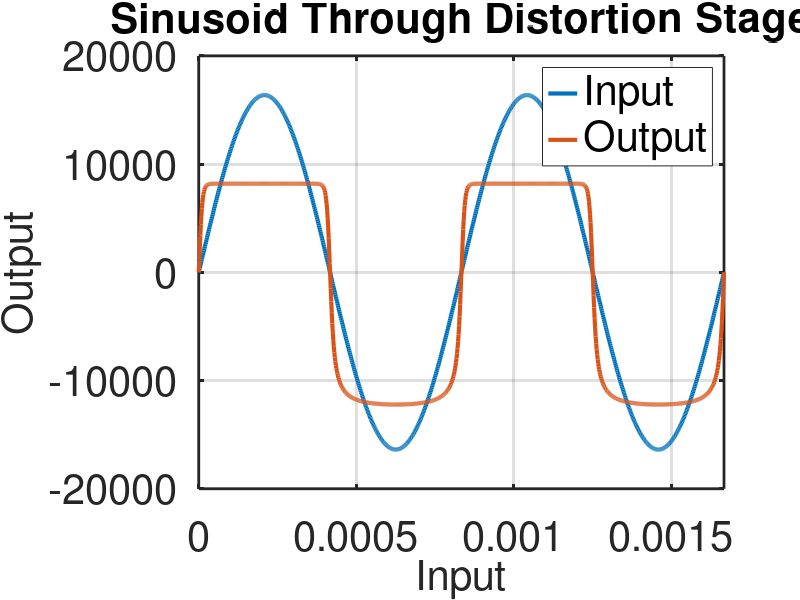
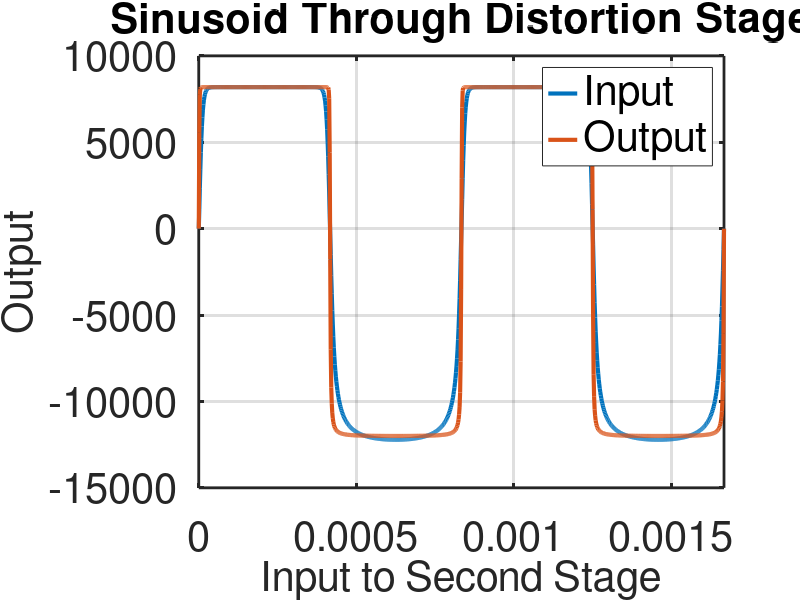

Source code (MATLAB) for these figures, in order: (Note: this script raises an error after producing the figures.)
%%%%%%%%%%%%%%%%%%%%%%%%%%%%%%%%%%%%%%
% Authors: Dustin
% Course: EGR 423
% Instructor: Prof. Bruce Dunne
% Date: Apr. 2024
% File written for and run in Octave software
%
% This file is to generate plots showing our waveshaping distortion method against
% a simple sinusoidal input
%%%%%%%%%%%%%%%%%%%%%%%%%%%%%%%%%%%%%%

x = linspace(0, 4*pi, 1024);

% luts are the positive half of trig functions
atanLut = atan(x);
tanhLut = tanh(x);

% generate input sequence at max range of zoom board
f = 1.2e3;
t = linspace(0, 2/f, 1024);
input = 16384*sin(2*pi*f*t);
out = zeros(1, 1024);
out2 = zeros(1, 1024);

% test the lut - use the input divided by 32 (for a max of 1024) to
% select the index of the lut. Scale this value by some desired max amplitude
for i = 1 : 1024
  if(input(i) < 0)
    s = -1;
  else
    s = 1;
  endif
  if(input(i) == 0 )
    out(i) = 0;
  elseif(input(i) < 0 )
    out(i) = s*8192*atanLut(abs(floor(input(i) / 16)));
  else
    out(i) = s*8192*tanhLut(abs(floor(input(i) / 16)));
  endif

endfor

figure(1)

plot(t, input, "linewidth",3);
hold on;
plot(t, out, "linewidth",3);
grid on;
hold off;
set(gca, "linewidth", 2, "fontsize", 30);
legend('Input', 'Output', "fontsize", 30);
title('Sinusoid Through Distortion Stage',"fontsize", 30);
ylabel('Output',  "fontsize", 30);
xlabel('Input',  "fontsize", 30);
xlim([0 2/f]);


figure(2)
for i = 1 : 1024
  if(out(i) < 0)
    s = -1;
  else
    s = 1;
  endif
  if(out(i) == 0 )
    out2(i) = 0;
  elseif(out(i) < 0 )
    out2(i) = s*8192*atanLut(abs(floor(out(i) / 16)));
  else
    out2(i) = s*8192*tanhLut(abs(floor(out(i) / 16)));
  endif

endfor

plot(t, out, "linewidth",3);
hold on;
plot(t, out2, "linewidth",3);
grid on;
hold off;
set(gca, "linewidth", 2, "fontsize", 30);
legend('Input', 'Output', "fontsize", 30);
title('Sinusoid Through Distortion Stage',"fontsize", 30);
ylabel('Output',  "fontsize", 30);
xlabel('Input to Second Stage',  "fontsize", 30);
xlim([0 2/f]);


%%%%%%%%%%%%%%%%%%%%%%%
% use LUT to distort the guitar signal

in = audioread('guitar.wav');
% convert to mono
in = in(:, 1);

% normalize input to 32768
scale = 32768;
inn = scale * (in / max(abs(in)));

len = length(in);
out = zeros( 1, len);

% apply pre-amp gain - this increases distortion
gain = 10;
inn = gain * inn;
if(0)
for i = 1 : len

  lutindx = floor(abs(inn(i))/32);
  if( lutindx > 1024 )
    lutindx = 1024;
  endif

  if(inn(i) < 0)
    s = -1;
  else
    s = 1;
  endif

  if((inn(i) == 0) || (lutindx == 0))
    out(i) = 0;
  elseif(inn(i) < 0)
    out(i) = s*10000*tanhLut(lutindx); %(inSeq(i)/12)
  else
    out(i) = s*10000*atanLut(lutindx);
  endif
endfor

% renormalize to input level
out = max(in) * (out/max(out));


figure(3)
subplot(2,1,1)
plot(in);
subplot(2,1,2)
plot(out);

endif
%fs = 44100;
%sound(out, fs);
